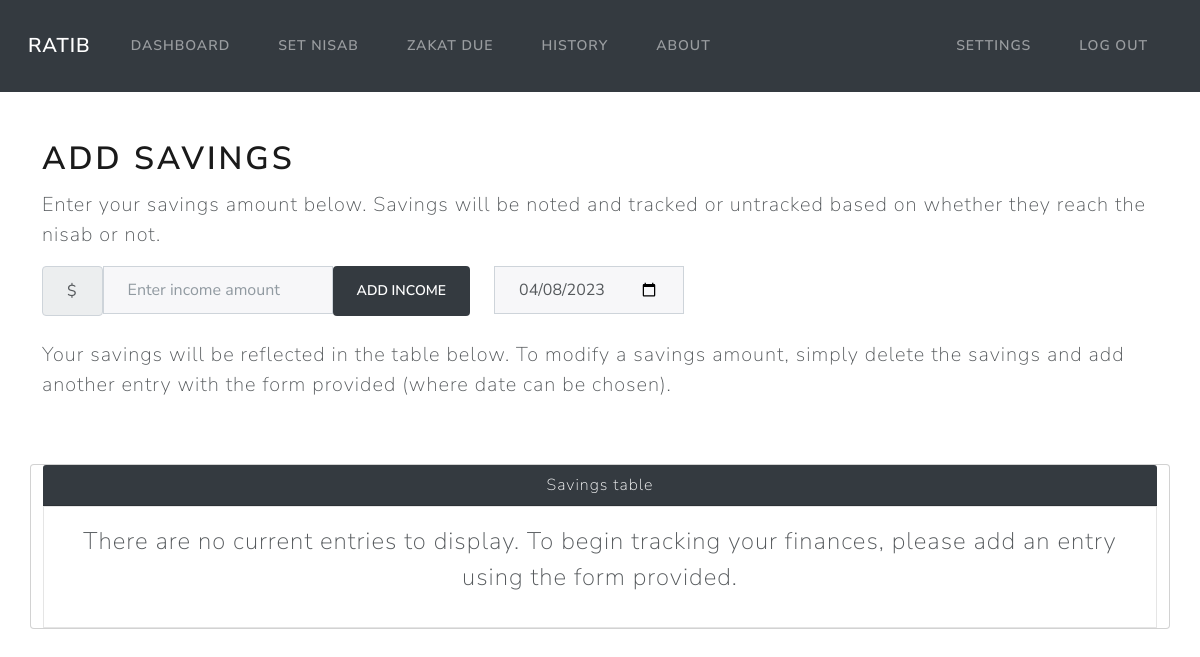
The page /dashboard (signed in) on the database as committed earlier.
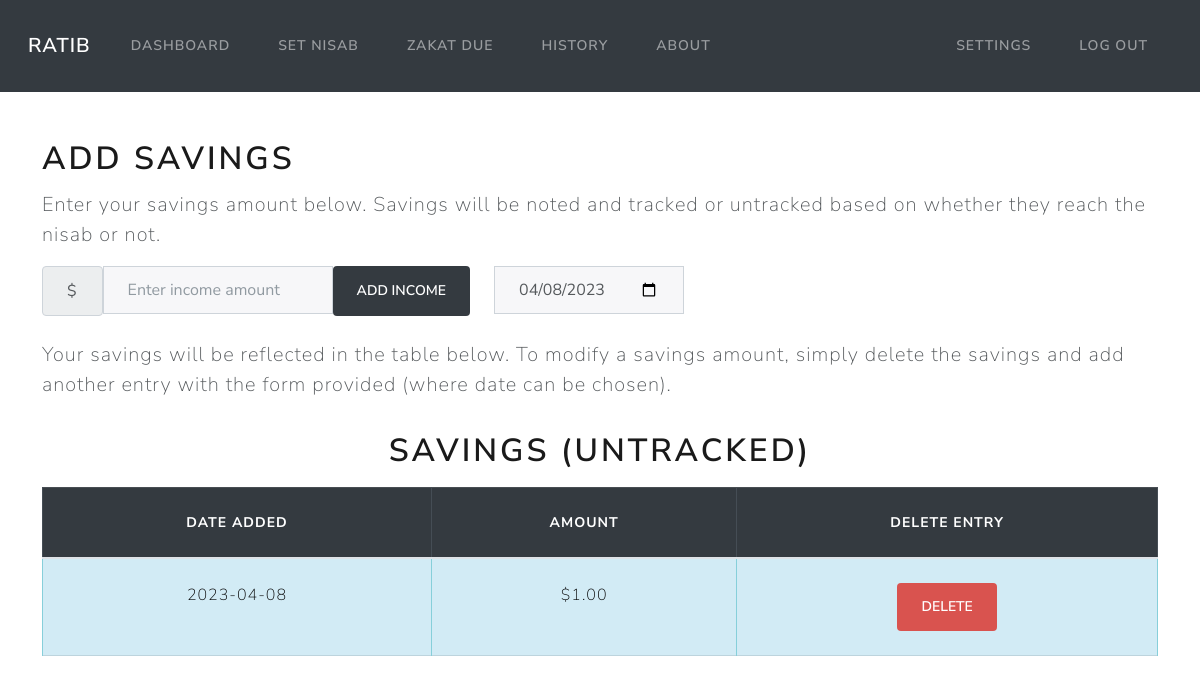
The same page on the database as committed later.
### models.py (models this page shows)
class Untracked_Income(Base):
    __tablename__ = 'untracked_income'
    id = Column(Integer, primary_key=True)
    amount = Column(Numeric(10,2))
    date = Column(DateTime, default=func.now())
    user_id = Column(Integer, ForeignKey('users.id'))
    user = relationship("User", back_populates="untracked_income")

### app.py (the view)
@app.route('/dashboard')
@login_required
def dashboard():
    userid = flasksession.get("user_id")
    incomes = session.query(Income).filter_by(user_id=userid, paid=False)
    if incomes.count() != 0:
        return render_template('dashboard.html', incomes=incomes, datetime=datetime)
    untracked_incomes = session.query(Untracked_Income).filter_by(user_id=userid)
    if untracked_incomes.count() != 0:
        return render_template('dashboard.html', untracked_incomes=untracked_incomes, datetime=datetime)
    return render_template('dashboard.html', datetime=datetime)

### app.py (called while the page is built)
@app.teardown_appcontext
def shutdown_session(exception=None):
    session.remove()

### utils.py (called while the page is built)
def login_required(f):
    @wraps(f)
    def decorated_function(*args, **kwargs):
        if session.get("user_id") is None:
            return redirect("/login")
        return f(*args, **kwargs)
    return decorated_function

def usd(value):
    return f"${value:,.2f}"

### templates/dashboard.html (shortened to what this page needs)
{% extends 'layout.html' %}
{% block content %}
<h1 class="mb-2"> Add Savings </h1>
<p class="fs-4 mt-1 mb-3">
    Enter your savings amount below. Savings will be noted and tracked or untracked based on whether they reach the nisab or not.
</p>
<form class="mb-2" action="/addmoney" method="post">
    <div class="row">
        <div class="form-group col-auto">
            <div class="input-group">
                <span class="input-group-text">$</span>
                <input autocomplete="off" class="form-control mx-auto" type="number" name="income" id="money" placeholder="Enter income amount">
                <button class="btn btn-dark" type="submit">Add income</button>
            </div>
        </div>
        <div class="form-group col-auto">
            <div class="input-group datepicker">
                {% set current_date = datetime.strftime(datetime.now(), '%Y-%m-%d') %}
                <input type="date" class="form-control" id="datepicker" name="date" value="{{ current_date }}" required>
            </div>
        </div>
    </div>
</form>
<p class="fs-4 mb-3">
    Your savings will be reflected in the table below. To modify a savings amount, simply delete the
    savings and add another entry with the form provided (where date can be chosen).
</p>
{% if incomes %}
<div class="table-responsive">
    <table class="table table-bordered mt-3">
        <h1 class="mt-3 text-center"> Savings </h1>
        <thead class="table-dark text-center">
                <th>Date added</th>
                <th>Amount</th>
                <th>Date Due</th>
                <th>Due Amount</th>
                <th>Delete Entry</th>
            </thead>
            <tbody class="table-info text-center">
                {% for income in incomes | sort(attribute='date') %}
                <tr>
                    <td>{{ income.date.date() }}</td>
                    <td>{{ income.amount | usd}}</td>
                    <td>{{ income.due_date.date() }}</td>
                    <td>{{ income.due_amount | usd}}</td>
                    <td class="text-center">
                        <form action="/delete_entry", method="post">
                            <input type="hidden" name="income_id" class="hidden-field" value='{{ income.id }}'>
                            <button type="submit" class="btn btn-danger" name="action" value="tracked">Delete</button>
                        </form>
                    </td>
                </tr>
                {% endfor %}
            </tbody>
    </table>
</div>
{% elif untracked_incomes %}
<div class="table-responsive">
    <table class="table table-bordered mt-3">
        <h1 class="mt-3 text-center"> Savings (Untracked) </h1>
        <thead class="table-dark text-center">
                <th>Date added</th>
                <th>Amount</th>
                <th>Delete Entry</th>
            </thead>
            <tbody class="table-info text-center">
                {% for income in untracked_incomes | sort(attribute='date') %}
                <tr>
                    <td>{{ income.date.date() }}</td>
                    <td>{{ income.amount | usd}}</td>
                    <td class="text-center">
                        <form action="/delete_entry", method="post">
                            <button type="submit" class="btn btn-danger" name="action" value="untracked">Delete</button>
                        </form>
                    </td>
                </tr>
                {% endfor %}
            </tbody>
    </table>
</div>
{% else %}
<div class="card justify-content-center mt-5">
    <div class="card-header bg-dark text-center text-white">Savings table</div>
    <div class="card-body bg-light text-center">
        <p class="fs-3">
            There are no current entries to display.
            To begin tracking your finances, please add an entry using the form provided.
        </p>
    </div>
</div>
{% endif %}
{% endblock %}

### templates/layout.html (shortened to what this page needs)
<!doctype html>
<html lang="en">
<head>
  {% block head %}
  <link rel="stylesheet" href="https://cdn.jsdelivr.net/npm/bootstrap@4.3.1/dist/css/bootstrap.min.css"
>
  <link rel="stylesheet" href="/static/lux.css">
  <link rel="stylesheet" href="/static/styles.css">
  {% endblock %}
</head>
<body>
  <nav class="navbar navbar-expand-md navbar-dark bg-dark mx-auto">
    <div class="container-fluid">
      <a class="navbar-brand ml-3" href="/">Ratib</a>
      <div class="collapse navbar-collapse" id="navbarNav">
        {% if session["user_id"] %}
        <ul class="navbar-nav me-auto">
        <li class="nav-item">
          <a class="nav-link" href="/dashboard">Dashboard</a>
        </li>
        <li class="nav-item">
          <a class="nav-link" href="/nisab">Set Nisab</a>
        </li>
          <li class="nav-item">
            <a class="nav-link" href="/due">Zakat Due</a>
          </li>
          <li class="nav-item">
            <a class="nav-link" href="/history">History</a>
          </li>
          <li class="nav-item">
            <a class="nav-link" href="/guide">About</a>
          </li>
        </ul>
        <ul class="navbar-nav ms-auto">
          <li class="nav-item">
            <a class="nav-link" href="/settings">Settings</a>
          </li>
          <li class="nav-item">
            <a class="nav-link" href="/logout">Log Out</a>
          </li>
        </ul>
        {% endif %}
      </div>
    </div>
  </nav>
  <div id="content">
    <main class="container py-5 text-center">
      <div class="row text-left">
        {% block content %}{% endblock %}
      </div>
    </main>
  </div>
</body>
</html>

Rows that differ between the two databases and show on the page:
added Untracked_Income: date "2023-04-08", amount "$1.00"
Other text that changed with them:
text no longer shown: "Savings table There are no current entries to display. To begin tracking your finances, please add an entry using the form provided."
text now shown: "SAVINGS (UNTRACKED) DATE ADDED AMOUNT DELETE ENTRY"
